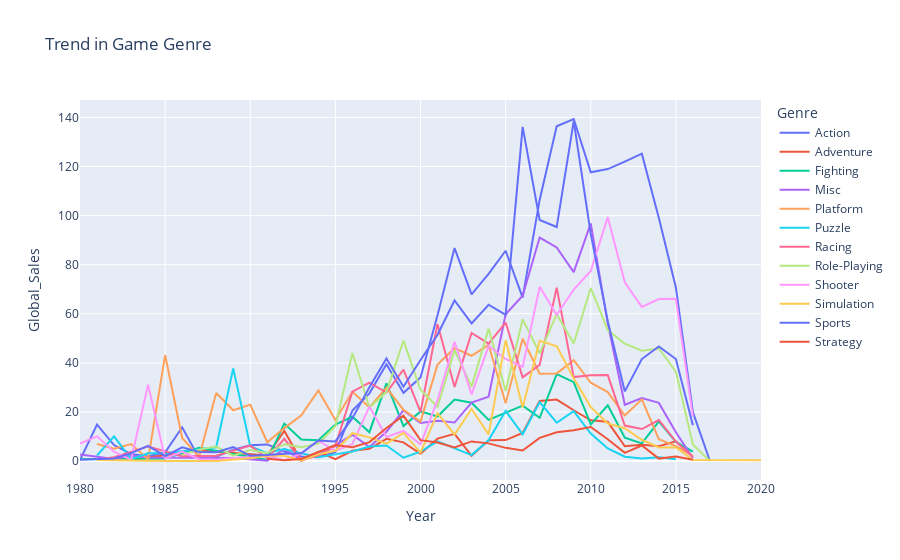

Here is the notebook cell this chart was saved with:
### Markdown cell above
2.3. Trend in Game Genre

### Code cell
#Trend in game genre
global_sales = df.groupby(["Genre", 'Year'])[['Global_Sales']].sum().reset_index()
global_sales

#visualization
fig, axes = figsize=(20,20)
fig = px.line(global_sales, x=global_sales['Year'], y=global_sales['Global_Sales'], color=global_sales['Genre'], title='Trend in Game Genre')
fig.show()

### Figure 1 — Plotly figure (JSON) as saved in the notebook; plotly's stock layout.template omitted (floating-point values rounded to 4 significant figures)
{"data": [{"hovertemplate": "Genre=Action<br>Year=%{x}<br>Global_Sales=%{y}<extra></extra>", "legendgroup": "Action", "line": {"color": "#636efa", "dash": "solid"}, "marker": {"symbol": "circle"}, "mode": "lines", "name": "Action", "orientation": "v", "showlegend": true, "type": "scatter", "x": [1980, 1981, 1982, 1983, 1984, 1985, 1986, 1987, 1988, 1989, 1990, 1991, 1992, 1993, 1994, 1995, 1996, 1997, 1998, 1999, 2000, 2001, 2002, 2003, 2004, 2005, 2006, 2007, 2008, 2009, 2010, 2011, 2012, 2013, 2014, 2015, 2016, 2017], "xaxis": "x", "y": [0.34, 14.84, 6.52, 2.86, 1.85, 3.52, 13.74, 1.12, 1.75, 4.64, 6.39, 6.76, 3.83, 1.81, 1.55, 3.57, 20.58, 27.58, 39.44, 27.78, 34.04, 59.39, 86.77, 67.93, 76.26, 85.69, 66.58, 106.5, 136.4, 139.4, 117.6, 119.0, 122.0, 125.2, 99.02, 70.7, 19.9, 0.01], "yaxis": "y"}, {"hovertemplate": "Genre=Adventure<br>Year=%{x}<br>Global_Sales=%{y}<extra></extra>", "legendgroup": "Adventure", "line": {"color": "#EF553B", "dash": "solid"}, "marker": {"symbol": "circle"}, "mode": "lines", "name": "Adventure", "orientation": "v", "showlegend": true, "type": "scatter", "x": [1983, 1987, 1991, 1992, 1993, 1994, 1995, 1996, 1997, 1998, 1999, 2000, 2001, 2002, 2003, 2004, 2005, 2006, 2007, 2008, 2009, 2010, 2011, 2012, 2013, 2014, 2015, 2016], "xaxis": "x", "y": [0.4, 4.38, 2.24, 12.24, 0.07, 3.74, 0.72, 4.19, 4.96, 9.05, 7.6, 2.98, 9.12, 11.05, 2.14, 8.51, 8.53, 11.47, 24.47, 25.02, 20.68, 16.57, 15.98, 5.99, 6.61, 6.06, 8.03, 1.79], "yaxis": "y"}, {"hovertemplate": "Genre=Fighting<br>Year=%{x}<br>Global_Sales=%{y}<extra></extra>", "legendgroup": "Fighting", "line": {"color": "#00cc96", "dash": "solid"}, "marker": {"symbol": "circle"}, "mode": "lines", "name": "Fighting", "orientation": "v", "showlegend": true, "type": "scatter", "x": [1980, 1985, 1987, 1991, 1992, 1993, 1994, 1995, 1996, 1997, 1998, 1999, 2000, 2001, 2002, 2003, 2004, 2005, 2006, 2007, 2008, 2009, 2010, 2011, 2012, 2013, 2014, 2015, 2016], "xaxis": "x", "y": [0.77, 1.05, 5.42, 0.39, 15.25, 8.75, 8.47, 14.85, 18.06, 11.76, 31.66, 14.26, 20.22, 18.12, 25.02, 23.73, 16.78, 19.72, 22.55, 17.61, 35.38, 32.15, 14.89, 22.68, 9.51, 7.21, 16.15, 7.78, 3.86], "yaxis": "y"}, {"hovertemplate": "Genre=Misc<br>Year=%{x}<br>Global_Sales=%{y}<extra></extra>", "legendgroup": "Misc", "line": {"color": "#ab63fa", "dash": "solid"}, "marker": {"symbol": "circle"}, "mode": "lines", "name": "Misc", "orientation": "v", "showlegend": true, "type": "scatter", "x": [1980, 1982, 1983, 1984, 1989, 1991, 1992, 1993, 1994, 1995, 1996, 1997, 1998, 1999, 2000, 2001, 2002, 2003, 2004, 2005, 2006, 2007, 2008, 2009, 2010, 2011, 2012, 2013, 2014, 2015, 2016], "xaxis": "x", "y": [2.71, 0.87, 2.14, 1.45, 1.28, 0.08, 4.94, 0.3, 2.86, 6.4, 10.68, 5.69, 11.94, 20.65, 15.54, 16.4, 15.67, 23.82, 26.21, 59.81, 67.35, 91.06, 87.03, 76.94, 96.86, 56.08, 22.92, 25.65, 23.68, 11.69, 1.17], "yaxis": "y"}, {"hovertemplate": "Genre=Platform<br>Year=%{x}<br>Global_Sales=%{y}<extra></extra>", "legendgroup": "Platform", "line": {"color": "#FFA15A", "dash": "solid"}, "marker": {"symbol": "circle"}, "mode": "lines", "name": "Platform", "orientation": "v", "showlegend": true, "type": "scatter", "x": [1981, 1982, 1983, 1984, 1985, 1986, 1987, 1988, 1989, 1990, 1991, 1992, 1993, 1994, 1995, 1996, 1997, 1998, 1999, 2000, 2001, 2002, 2003, 2004, 2005, 2006, 2007, 2008, 2009, 2010, 2011, 2012, 2013, 2014, 2015, 2016], "xaxis": "x", "y": [6.93, 5.03, 6.93, 0.69, 43.17, 9.39, 1.74, 27.73, 20.66, 22.97, 7.64, 13.42, 18.67, 28.74, 16.69, 28.23, 21.85, 29.88, 20.82, 16.06, 39.28, 45.97, 42.89, 47.34, 23.56, 49.8, 35.59, 35.7, 41.09, 31.9, 28.11, 18.53, 25.12, 8.89, 6.05, 2.07], "yaxis": "y"}, {"hovertemplate": "Genre=Puzzle<br>Year=%{x}<br>Global_Sales=%{y}<extra></extra>", "legendgroup": "Puzzle", "line": {"color": "#19d3f3", "dash": "solid"}, "marker": {"symbol": "circle"}, "mode": "lines", "name": "Puzzle", "orientation": "v", "showlegend": true, "type": "scatter", "x": [1981, 1982, 1983, 1984, 1985, 1988, 1989, 1990, 1991, 1992, 1993, 1994, 1995, 1996, 1997, 1998, 1999, 2000, 2001, 2002, 2003, 2004, 2005, 2006, 2007, 2008, 2009, 2010, 2011, 2012, 2013, 2014, 2015], "xaxis": "x", "y": [2.24, 10.03, 0.78, 3.14, 3.21, 5.58, 37.75, 6, 3.24, 4.84, 3.17, 1.53, 2.71, 3.91, 5.89, 6.34, 1.36, 3.82, 8, 5.34, 2.42, 8.43, 20.45, 10.9, 24, 15.59, 20.31, 11.18, 5.11, 1.76, 0.99, 1.49, 0.7], "yaxis": "y"}, {"hovertemplate": "Genre=Racing<br>Year=%{x}<br>Global_Sales=%{y}<extra></extra>", "legendgroup": "Racing", "line": {"color": "#FF6692", "dash": "solid"}, "marker": {"symbol": "circle"}, "mode": "lines", "name": "Racing", "orientation": "v", "showlegend": true, "type": "scatter", "x": [1981, 1982, 1984, 1986, 1988, 1990, 1991, 1992, 1993, 1994, 1995, 1996, 1997, 1998, 1999, 2000, 2001, 2002, 2003, 2004, 2005, 2006, 2007, 2008, 2009, 2010, 2011, 2012, 2013, 2014, 2015, 2016], "xaxis": "x", "y": [0.48, 1.57, 5.95, 1.96, 2.14, 6.26, 1.14, 9.04, 0.36, 2.19, 6.09, 28.24, 31.91, 27.9, 37.27, 19.99, 55.81, 30.2, 52.19, 47.86, 56.42, 34.09, 39.17, 70.66, 34.19, 34.93, 35, 14.46, 13.04, 16.69, 7.92, 1.64], "yaxis": "y"}, {"hovertemplate": "Genre=Role-Playing<br>Year=%{x}<br>Global_Sales=%{y}<extra></extra>", "legendgroup": "Role-Playing", "line": {"color": "#B6E880", "dash": "solid"}, "marker": {"symbol": "circle"}, "mode": "lines", "name": "Role-Playing", "orientation": "v", "showlegend": true, "type": "scatter", "x": [1986, 1987, 1988, 1989, 1990, 1991, 1992, 1993, 1994, 1995, 1996, 1997, 1998, 1999, 2000, 2001, 2002, 2003, 2004, 2005, 2006, 2007, 2008, 2009, 2010, 2011, 2012, 2013, 2014, 2015, 2016, 2017], "xaxis": "x", "y": [2.52, 4.65, 5.88, 2.2, 4.52, 3.25, 6.86, 5.59, 7.11, 14.26, 43.96, 21.79, 28.09, 49.09, 29.03, 22.06, 45.13, 30.28, 53.95, 28.55, 57.73, 43.89, 59.83, 47.9, 70.52, 53.37, 47.81, 44.92, 45.85, 36.44, 6.76, 0.04], "yaxis": "y"}, {"hovertemplate": "Genre=Shooter<br>Year=%{x}<br>Global_Sales=%{y}<extra></extra>", "legendgroup": "Shooter", "line": {"color": "#FF97FF", "dash": "solid"}, "marker": {"symbol": "circle"}, "mode": "lines", "name": "Shooter", "orientation": "v", "showlegend": true, "type": "scatter", "x": [1980, 1981, 1982, 1983, 1984, 1985, 1986, 1987, 1988, 1989, 1991, 1992, 1993, 1994, 1995, 1996, 1997, 1998, 1999, 2000, 2001, 2002, 2003, 2004, 2005, 2006, 2007, 2008, 2009, 2010, 2011, 2012, 2013, 2014, 2015, 2016], "xaxis": "x", "y": [7.07, 10.04, 3.79, 0.48, 31.1, 1, 3.89, 0.71, 0.51, 1.2, 2, 0.29, 3.08, 8.3, 4.15, 6.91, 22.17, 9.8, 12.25, 6.81, 24.77, 48.58, 27.14, 46.95, 41.6, 38.37, 71.04, 59.51, 69.89, 77.41, 99.36, 72.86, 62.8, 66, 66.15, 18.22], "yaxis": "y"}, {"hovertemplate": "Genre=Simulation<br>Year=%{x}<br>Global_Sales=%{y}<extra></extra>", "legendgroup": "Simulation", "line": {"color": "#FECB52", "dash": "solid"}, "marker": {"symbol": "circle"}, "mode": "lines", "name": "Simulation", "orientation": "v", "showlegend": true, "type": "scatter", "x": [1981, 1985, 1988, 1990, 1991, 1992, 1993, 1994, 1995, 1996, 1997, 1998, 1999, 2000, 2001, 2002, 2003, 2004, 2005, 2006, 2007, 2008, 2009, 2010, 2011, 2012, 2013, 2014, 2015, 2016, 2020], "xaxis": "x", "y": [0.45, 0.03, 0.03, 1.14, 2.14, 2.14, 0.19, 2.73, 4.18, 11.33, 9.65, 7.11, 11.44, 3.38, 19.54, 10.81, 21.21, 10.85, 49.27, 21.77, 48.97, 46.76, 33.71, 21.99, 15.26, 13.38, 8.67, 5.55, 5.62, 0.39, 0.29], "yaxis": "y"}, {"hovertemplate": "Genre=Sports<br>Year=%{x}<br>Global_Sales=%{y}<extra></extra>", "legendgroup": "Sports", "line": {"color": "#636efa", "dash": "solid"}, "marker": {"symbol": "circle"}, "mode": "lines", "name": "Sports", "orientation": "v", "showlegend": true, "type": "scatter", "x": [1980, 1981, 1982, 1983, 1984, 1985, 1986, 1987, 1988, 1989, 1990, 1991, 1992, 1993, 1994, 1995, 1996, 1997, 1998, 1999, 2000, 2001, 2002, 2003, 2004, 2005, 2006, 2007, 2008, 2009, 2010, 2011, 2012, 2013, 2014, 2015, 2016], "xaxis": "x", "y": [0.49, 0.79, 1.05, 3.2, 6.18, 1.96, 5.57, 3.72, 3.6, 5.72, 2.11, 2.41, 2.95, 3.18, 8.39, 7.98, 17.45, 30.02, 41.79, 30.29, 41.19, 51.43, 65.42, 56.11, 63.68, 59.54, 136.2, 98.2, 95.34, 138.5, 92.53, 56.99, 28.37, 41.55, 46.66, 41.54, 14.6], "yaxis": "y"}, {"hovertemplate": "Genre=Strategy<br>Year=%{x}<br>Global_Sales=%{y}<extra></extra>", "legendgroup": "Strategy", "line": {"color": "#EF553B", "dash": "solid"}, "marker": {"symbol": "circle"}, "mode": "lines", "name": "Strategy", "orientation": "v", "showlegend": true, "type": "scatter", "x": [1991, 1992, 1993, 1994, 1995, 1996, 1997, 1998, 1999, 2000, 2001, 2002, 2003, 2004, 2005, 2006, 2007, 2008, 2009, 2010, 2011, 2012, 2013, 2014, 2015, 2016], "xaxis": "x", "y": [0.94, 0.36, 0.81, 3.56, 6.51, 5.61, 7.71, 13.47, 18.46, 8.5, 7.55, 5.56, 7.99, 7.19, 5.37, 4.27, 9.42, 11.69, 12.56, 13.87, 8.9, 3.33, 6.33, 0.99, 1.82, 0.5], "yaxis": "y"}], "layout": {"legend": {"title": {"text": "Genre"}, "tracegroupgap": 0}, "title": {"text": "Trend in Game Genre"}, "xaxis": {"anchor": "y", "domain": [0, 1], "title": {"text": "Year"}}, "yaxis": {"anchor": "x", "domain": [0, 1], "title": {"text": "Global_Sales"}}}}
